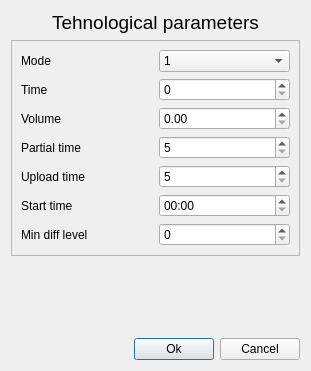
<?xml version="1.0" encoding="UTF-8"?>
<ui version="4.0">
 <class>TParamDialog</class>
 <widget class="QDialog" name="TParamDialog">
  <property name="geometry">
   <rect>
    <x>0</x>
    <y>0</y>
    <width>311</width>
    <height>371</height>
   </rect>
  </property>
  <property name="windowTitle">
   <string>Dialog</string>
  </property>
  <layout class="QGridLayout" name="gridLayout_2">
   <item row="0" column="0" colspan="3">
    <widget class="QLabel" name="label">
     <property name="sizePolicy">
      <sizepolicy hsizetype="Preferred" vsizetype="Fixed">
       <horstretch>0</horstretch>
       <verstretch>0</verstretch>
      </sizepolicy>
     </property>
     <property name="font">
      <font>
       <pointsize>14</pointsize>
      </font>
     </property>
     <property name="text">
      <string>Tehnological parameters</string>
     </property>
     <property name="alignment">
      <set>Qt::AlignCenter</set>
     </property>
    </widget>
   </item>
   <item row="1" column="0" colspan="3">
    <widget class="QFrame" name="frame">
     <property name="frameShape">
      <enum>QFrame::StyledPanel</enum>
     </property>
     <property name="frameShadow">
      <enum>QFrame::Raised</enum>
     </property>
     <layout class="QGridLayout" name="gridLayout">
      <item row="0" column="0">
       <widget class="QLabel" name="label_2">
        <property name="text">
         <string>Mode</string>
        </property>
       </widget>
      </item>
      <item row="0" column="1">
       <widget class="QComboBox" name="bx_Nc_zd">
        <item>
         <property name="text">
          <string>1</string>
         </property>
        </item>
        <item>
         <property name="text">
          <string>1/2</string>
         </property>
        </item>
        <item>
         <property name="text">
          <string>1/3</string>
         </property>
        </item>
        <item>
         <property name="text">
          <string>Not partial</string>
         </property>
        </item>
       </widget>
      </item>
      <item row="1" column="0">
       <widget class="QLabel" name="label_3">
        <property name="text">
         <string>Time</string>
        </property>
       </widget>
      </item>
      <item row="2" column="0">
       <widget class="QLabel" name="label_4">
        <property name="text">
         <string>Volume</string>
        </property>
       </widget>
      </item>
      <item row="2" column="1">
       <widget class="QDoubleSpinBox" name="sb_Q_zd">
        <property name="maximum">
         <double>1000.000000000000000</double>
        </property>
       </widget>
      </item>
      <item row="3" column="0">
       <widget class="QLabel" name="label_5">
        <property name="text">
         <string>Partial time</string>
        </property>
       </widget>
      </item>
      <item row="3" column="1">
       <widget class="QSpinBox" name="sb_T_v2_zd">
        <property name="minimum">
         <number>5</number>
        </property>
        <property name="maximum">
         <number>100</number>
        </property>
       </widget>
      </item>
      <item row="4" column="0">
       <widget class="QLabel" name="label_6">
        <property name="text">
         <string>Upload time</string>
        </property>
       </widget>
      </item>
      <item row="4" column="1">
       <widget class="QSpinBox" name="sb_T_v3_zd">
        <property name="minimum">
         <number>5</number>
        </property>
        <property name="maximum">
         <number>100</number>
        </property>
       </widget>
      </item>
      <item row="5" column="0">
       <widget class="QLabel" name="label_7">
        <property name="text">
         <string>Start time</string>
        </property>
       </widget>
      </item>
      <item row="5" column="1">
       <widget class="QTimeEdit" name="sb_Tst_zd">
        <property name="currentSection">
         <enum>QDateTimeEdit::MinuteSection</enum>
        </property>
        <property name="displayFormat">
         <string>mm:ss</string>
        </property>
       </widget>
      </item>
      <item row="6" column="0">
       <widget class="QLabel" name="label_8">
        <property name="text">
         <string>Min diff level</string>
        </property>
       </widget>
      </item>
      <item row="6" column="1">
       <widget class="QSpinBox" name="sb_d_L_sus_zd">
        <property name="minimum">
         <number>0</number>
        </property>
        <property name="maximum">
         <number>100</number>
        </property>
       </widget>
      </item>
      <item row="1" column="1">
       <widget class="QSpinBox" name="sp_Tper_zd">
        <property name="maximum">
         <number>1800</number>
        </property>
       </widget>
      </item>
     </layout>
    </widget>
   </item>
   <item row="3" column="0">
    <spacer name="horizontalSpacer">
     <property name="orientation">
      <enum>Qt::Horizontal</enum>
     </property>
     <property name="sizeHint" stdset="0">
      <size>
       <width>139</width>
       <height>20</height>
      </size>
     </property>
    </spacer>
   </item>
   <item row="3" column="1">
    <widget class="QPushButton" name="bn_Ok">
     <property name="text">
      <string>Ok</string>
     </property>
    </widget>
   </item>
   <item row="3" column="2">
    <widget class="QPushButton" name="bn_Cancel">
     <property name="text">
      <string>Cancel</string>
     </property>
    </widget>
   </item>
   <item row="2" column="0" colspan="3">
    <spacer name="verticalSpacer">
     <property name="orientation">
      <enum>Qt::Vertical</enum>
     </property>
     <property name="sizeHint" stdset="0">
      <size>
       <width>20</width>
       <height>40</height>
      </size>
     </property>
    </spacer>
   </item>
  </layout>
 </widget>
 <resources/>
 <connections>
  <connection>
   <sender>bn_Cancel</sender>
   <signal>clicked()</signal>
   <receiver>TParamDialog</receiver>
   <slot>reject()</slot>
   <hints>
    <hint type="sourcelabel">
     <x>236</x>
     <y>226</y>
    </hint>
    <hint type="destinationlabel">
     <x>137</x>
     <y>120</y>
    </hint>
   </hints>
  </connection>
 </connections>
</ui>
